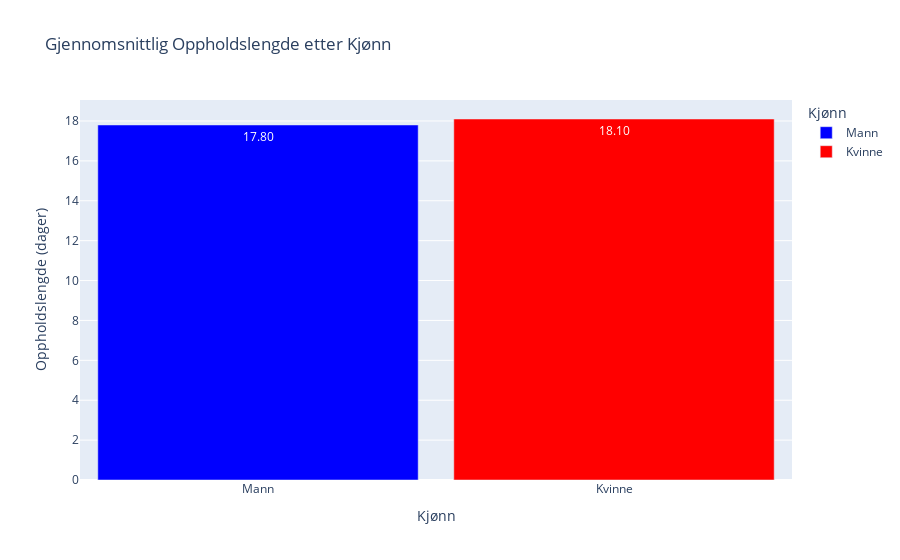

Notebook source saved alongside this figure:
### Code cell
#Gjennomsnittlig oppholdslengde etter kjønn

combined_df = X_train.copy()
combined_df['oppholdslengde'] = y_train

# Beregn gjennomsnittlig oppholdslengde etter kjønn
opphold_by_gender = combined_df.groupby(['kjønn_female']).agg({'oppholdslengde': 'mean'}).reset_index()
opphold_by_gender['Kjønn'] = opphold_by_gender['kjønn_female'].map({1: 'Kvinne', 0: 'Mann'})
opphold_by_gender['Gjennomsnittlig Oppholdslengde (dager)'] = round(opphold_by_gender['oppholdslengde'], 1)

# Visualiser som en barplot
fig1 = px.bar(opphold_by_gender, 
              x='Kjønn', 
              y='Gjennomsnittlig Oppholdslengde (dager)',
              title='Gjennomsnittlig Oppholdslengde etter Kjønn',
              labels={'Gjennomsnittlig Oppholdslengde (dager)': 'Oppholdslengde (dager)', 'Kjønn': 'Kjønn'},
              color='Kjønn',
              color_discrete_map={"Kvinne": "red", "Mann": "blue"},
              text='Gjennomsnittlig Oppholdslengde (dager)')


fig1.update_traces(texttemplate='%{text:.2f}', textposition='inside')

fig1.update_layout(bargap=0.1)
fig1.show()

### Figure 1 — Plotly figure (JSON) as saved in the notebook; plotly's stock layout.template omitted (floating-point values rounded to 4 significant figures)
{"data": [{"alignmentgroup": "True", "hovertemplate": "Kjønn=%{x}<br>Oppholdslengde (dager)=%{text}<extra></extra>", "legendgroup": "Mann", "marker": {"color": "blue", "pattern": {"shape": ""}}, "name": "Mann", "offsetgroup": "Mann", "orientation": "v", "showlegend": true, "text": [17.8], "textposition": "inside", "texttemplate": "%{text:.2f}", "type": "bar", "x": ["Mann"], "xaxis": "x", "y": [17.8], "yaxis": "y"}, {"alignmentgroup": "True", "hovertemplate": "Kjønn=%{x}<br>Oppholdslengde (dager)=%{text}<extra></extra>", "legendgroup": "Kvinne", "marker": {"color": "red", "pattern": {"shape": ""}}, "name": "Kvinne", "offsetgroup": "Kvinne", "orientation": "v", "showlegend": true, "text": [18.1], "textposition": "inside", "texttemplate": "%{text:.2f}", "type": "bar", "x": ["Kvinne"], "xaxis": "x", "y": [18.1], "yaxis": "y"}], "layout": {"bargap": 0.1, "barmode": "relative", "legend": {"title": {"text": "Kjønn"}, "tracegroupgap": 0}, "title": {"text": "Gjennomsnittlig Oppholdslengde etter Kjønn"}, "xaxis": {"anchor": "y", "categoryarray": ["Mann", "Kvinne"], "categoryorder": "array", "domain": [0, 1], "title": {"text": "Kjønn"}}, "yaxis": {"anchor": "x", "domain": [0, 1], "title": {"text": "Oppholdslengde (dager)"}}}}
